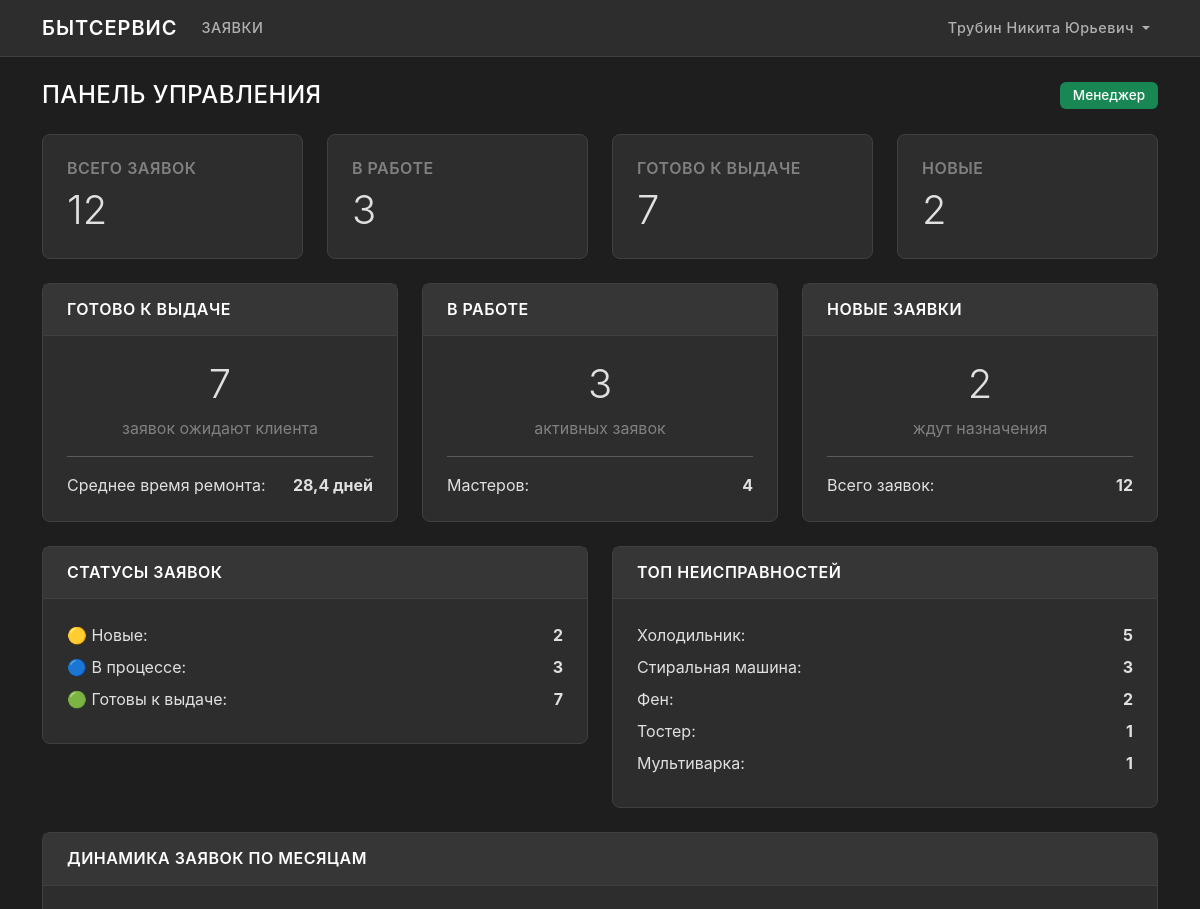
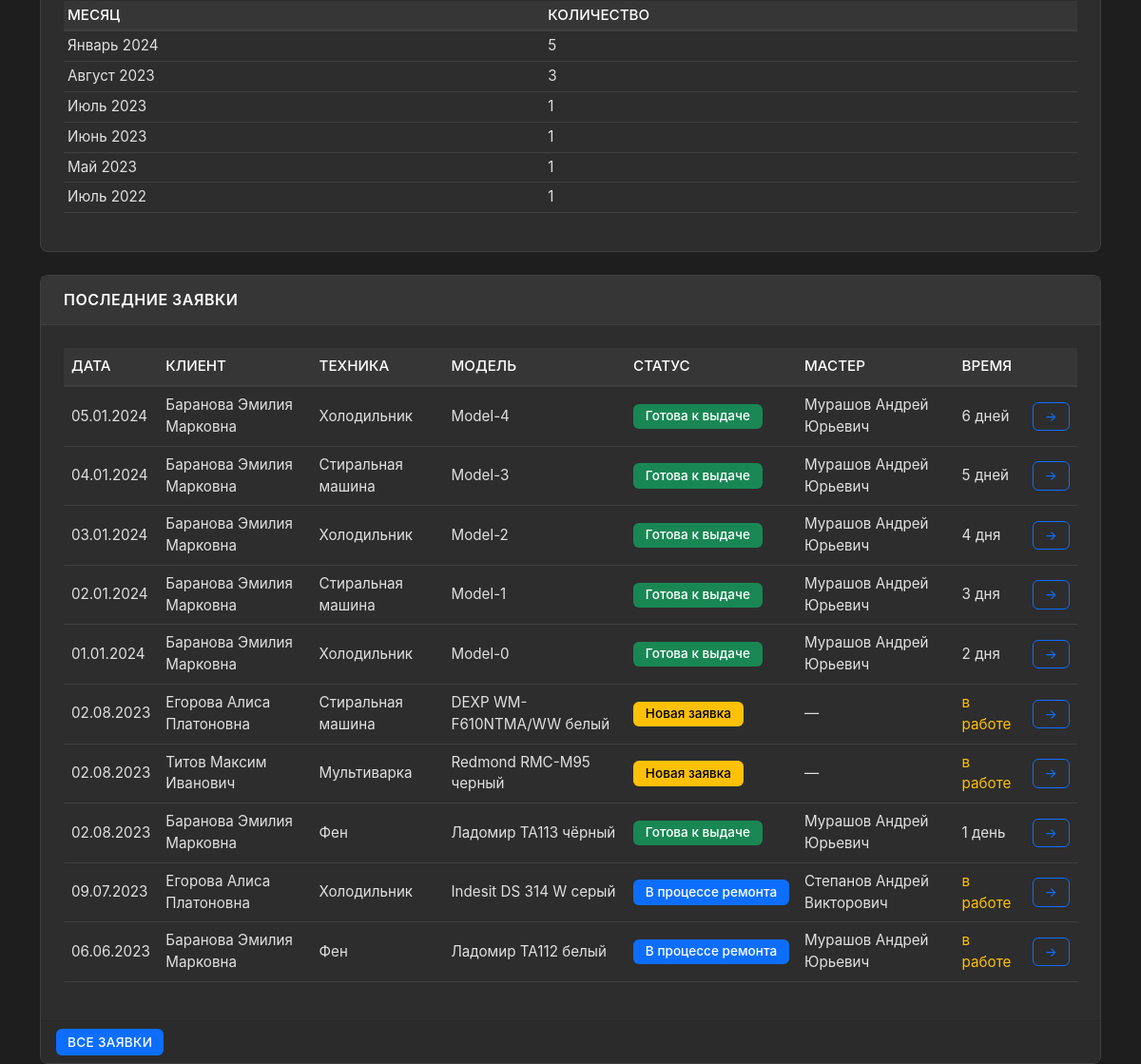
Before: /dashboard/ (signed in) with the older database file (2 pictures, top to bottom).
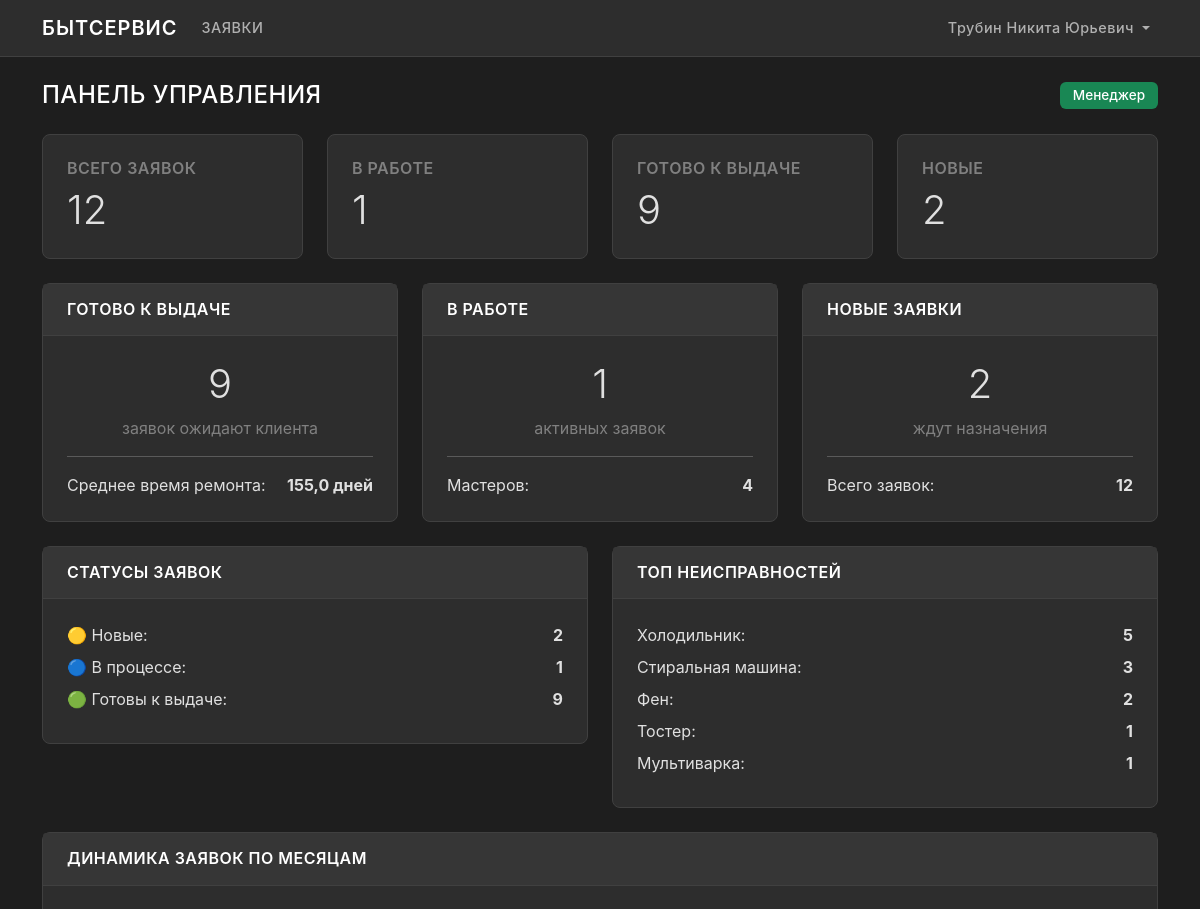
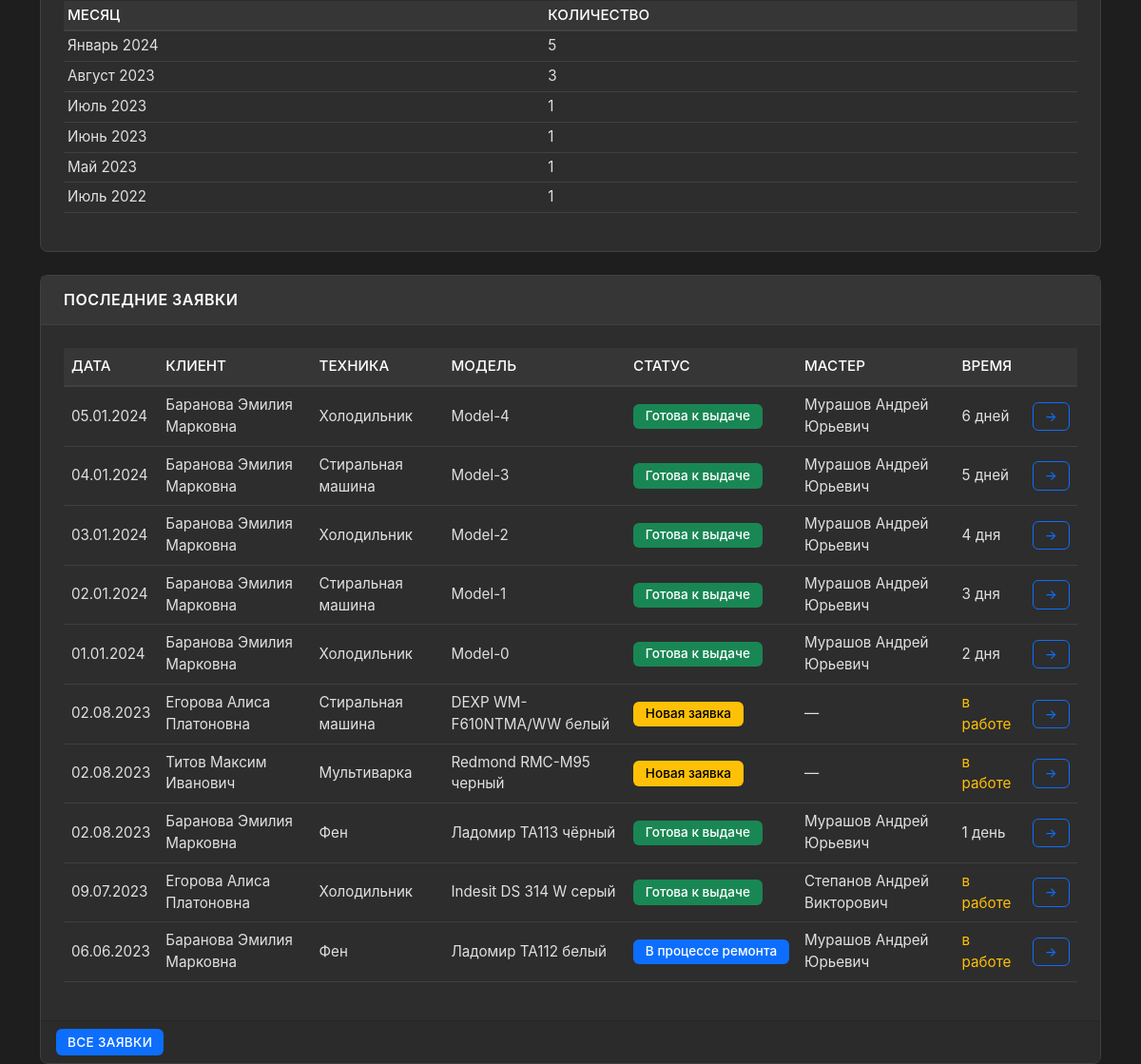
After: the same page with the newer database file (2 pictures, top to bottom).
### requests/models.py (models this page shows, shortened)
class Request(models.Model):
    STATUS_CHOICES = [
        ('Новая заявка', 'Новая заявка'),
        ('В процессе ремонта', 'В процессе ремонта'),
        ('Готова к выдаче', 'Готова к выдаче'),
    ]
    TECH_TYPE_CHOICES = [
        ('Холодильник', 'Холодильник'),
        ('Стиральная машина', 'Стиральная машина'),
        ('Фен', 'Фен'),
        ('Тостер', 'Тостер'),
        ('Мультиварка', 'Мультиварка'),
        ('Плита', 'Плита'),
        ('Микроволновка', 'Микроволновка'),
    ]
    requestID = models.AutoField(primary_key=True)
    startDate = models.DateField()
    homeTechType = models.CharField(max_length=50, choices=TECH_TYPE_CHOICES)
    homeTechModel = models.CharField(max_length=100)
    problemDescryption = models.TextField()
    requestStatus = models.CharField(max_length=50, choices=STATUS_CHOICES, default='Новая заявка')
    completionDate = models.DateField(null=True, blank=True)
    repairParts = models.TextField(blank=True, null=True)
    deadline_extended = models.BooleanField(default=False)
    deadline_extended_date = models.DateField(null=True, blank=True)
    extension_approved = models.BooleanField(default=False)
    master = models.ForeignKey(
        User,
        on_delete=models.SET_NULL,
        null=True,
        blank=True,
        related_name='master_requests'
    )
    client = models.ForeignKey(
        User,
        on_delete=models.CASCADE,
        related_name='client_requests'
    )
    class Meta:
        verbose_name = 'Заявка'
        verbose_name_plural = 'Заявки'
        ordering = ['-startDate']

### users/models.py (models this page shows, shortened)
class User(AbstractUser):
    TYPE_CHOICES = [
        ('Администратор', 'Администратор'),
        ('Оператор', 'Оператор'),
        ('Мастер', 'Мастер'),
        ('Менеджер', 'Менеджер'),
        ('Менеджер по качеству', 'Менеджер по качеству'),
        ('Заказчик', 'Заказчик'),
    ]
    phone = models.CharField(max_length=20)
    user_type = models.CharField(max_length=30, choices=TYPE_CHOICES)
    fio = models.CharField(max_length=255)
    groups = models.ManyToManyField(
        'auth.Group',
        verbose_name='groups',
        blank=True,
        related_name='custom_user_set'
    )
    user_permissions = models.ManyToManyField(
        'auth.Permission',
        verbose_name='user permissions',
        blank=True,
        related_name='custom_user_set'
    )
    class Meta:
        verbose_name = 'Пользователь'
        verbose_name_plural = 'Пользователи'

### requests/views.py (the view)
# urls.py: path('dashboard/', views.dashboard, name='dashboard'),
def dashboard(request):
    if not request.user.is_authenticated:
        return redirect('login')
    context = {}
    if request.user.user_type == 'Заказчик':
        context['my_requests'] = Request.objects.filter(client=request.user)
    else:
        context['recent_requests'] = Request.objects.order_by('-startDate')[:10]
        completed = Request.objects.filter(
            requestStatus='Готова к выдаче',
            completionDate__isnull=False
        )
        total_completed = completed.count()
        total_days = 0
        for req in completed:
            delta = req.completionDate - req.startDate
            total_days += delta.days
        avg_time = round(total_days / total_completed, 1) if total_completed > 0 else 0
        tech_stats = Request.objects.values('homeTechType').annotate(
            count=Count('requestID')
        ).order_by('-count')[:5]
        status_stats = {
            'new': Request.objects.filter(requestStatus='Новая заявка').count(),
            'in_progress': Request.objects.filter(requestStatus='В процессе ремонта').count(),
            'ready': Request.objects.filter(requestStatus='Готова к выдаче').count(),
        }
        monthly_stats = Request.objects.annotate(
            month=TruncMonth('startDate')
        ).values('month').annotate(
            count=Count('requestID')
        ).order_by('-month')[:6]
        context['total_requests'] = Request.objects.count()
        context['masters_count'] = User.objects.filter(user_type='Мастер').count()
        context['completed_count'] = total_completed
        context['avg_repair_time'] = avg_time
        context['tech_stats'] = tech_stats
        context['status_stats'] = status_stats
        context['monthly_stats'] = monthly_stats
    return render(request, 'requests/dashboard.html', context)

### templates/requests/dashboard.html (shortened to what the changed rows need)
{% extends 'base.html' %}
{% block content %}
<div class="d-flex justify-content-between align-items-center mb-4">
    <h2 class="h4 mb-0">ПАНЕЛЬ УПРАВЛЕНИЯ</h2>
</div>
{% if user.user_type == 'Заказчик' %}
    <div class="card">
        <div class="card-header">
            <h6 class="mb-0">МОИ ЗАЯВКИ</h6>
        </div>
        <div class="card-body">
            {% if my_requests %}
                <div class="table-responsive">
                    <table class="table">
                        <thead>
                            <tr>
                                <th>ДАТА</th>
                                <th>ТЕХНИКА</th>
                                <th>МОДЕЛЬ</th>
                                <th>СТАТУС</th>
                                <th>МАСТЕР</th>
                                <th></th>
                            </tr>
                        </thead>
                        <tbody>
                            {% for request in my_requests %}
                            <tr>
                                <td>{{ request.startDate|date:"d.m.Y" }}</td>
                                <td>{{ request.homeTechType }}</td>
                                <td>{{ request.homeTechModel }}</td>
                                <td>
                                    <span class="badge
                                        {% if request.requestStatus == 'Новая заявка' %}bg-warning
                                        {% elif request.requestStatus == 'В процессе ремонта' %}bg-primary
                                        {% elif request.requestStatus == 'Готова к выдаче' %}bg-success
                                        {% endif %}">
                                        {{ request.requestStatus }}
                                    </span>
                                </td>
                                <td>{{ request.master.fio|default:"—" }}</td>
                                <td>
                                    <a href="{% url 'request_detail' request.requestID %}"
                                       class="btn btn-sm btn-outline-primary">ПРОСМОТР</a>
                                </td>
                            </tr>
                            {% endfor %}
                        </tbody>
                    </table>
                </div>
            {% else %}
                <p class="text-muted mb-0">У вас нет заявок</p>
            {% endif %}
        </div>
    </div>
{% elif user.user_type == 'Менеджер' or user.user_type == 'Менеджер по качеству' %}
    <div class="row mb-4">
        <div class="col-md-3">
            <div class="card">
                <div class="card-body">
                    <h6 class="text-muted mb-2">ВСЕГО ЗАЯВОК</h6>
                    <p class="display-6 mb-0">{{ total_requests }}</p>
                </div>
            </div>
        </div>
        <div class="col-md-3">
            <div class="card">
                <div class="card-body">
                    <h6 class="text-muted mb-2">В РАБОТЕ</h6>
                    <p class="display-6 mb-0">{{ status_stats.in_progress }}</p>
                </div>
            </div>
        </div>
        <div class="col-md-3">
            <div class="card">
                <div class="card-body">
                    <h6 class="text-muted mb-2">ГОТОВО К ВЫДАЧЕ</h6>
                    <p class="display-6 mb-0">{{ status_stats.ready }}</p>
                </div>
            </div>
        </div>
        <div class="col-md-3">
            <div class="card">
                <div class="card-body">
                    <h6 class="text-muted mb-2">НОВЫЕ</h6>
                    <p class="display-6 mb-0">{{ status_stats.new }}</p>
                </div>
            </div>
        </div>
    </div>
    <div class="row mb-4">
        <div class="col-md-4">
            <div class="card">
                <div class="card-header">
                    <h6 class="mb-0">ГОТОВО К ВЫДАЧЕ</h6>
                </div>
                <div class="card-body">
                    <p class="display-6 text-center mb-2">{{ status_stats.ready }}</p>
                    <p class="text-muted text-center">заявок ожидают клиента</p>
                    <hr>
                    <div class="d-flex justify-content-between">
                        <span>Среднее время ремонта:</span>
                        <strong>{{ avg_repair_time }} дней</strong>
                    </div>
                </div>
            </div>
        </div>
        <div class="col-md-4">
            <div class="card">
                <div class="card-header">
                    <h6 class="mb-0">В РАБОТЕ</h6>
                </div>
                <div class="card-body">
                    <p class="display-6 text-center mb-2">{{ status_stats.in_progress }}</p>
                    <p class="text-muted text-center">активных заявок</p>
                    <hr>
                    <div class="d-flex justify-content-between">
                        <span>Мастеров:</span>
                        <strong>{{ masters_count }}</strong>
                    </div>
                </div>
            </div>
        </div>
        <div class="col-md-4">
            <div class="card">
                <div class="card-header">
                    <h6 class="mb-0">НОВЫЕ ЗАЯВКИ</h6>
                </div>
                <div class="card-body">
                    <p class="display-6 text-center mb-2">{{ status_stats.new }}</p>
                    <p class="text-muted text-center">ждут назначения</p>
                    <hr>
                    <div class="d-flex justify-content-between">
                        <span>Всего заявок:</span>
                        <strong>{{ total_requests }}</strong>
                    </div>
                </div>
            </div>
        </div>
    </div>
    <div class="row mb-4">
        <div class="col-md-6">
            <div class="card">
                <div class="card-header">
                    <h6 class="mb-0">СТАТУСЫ ЗАЯВОК</h6>
                </div>
                <div class="card-body">
                    <div class="mb-2 d-flex justify-content-between">
                        <span>🟡 Новые:</span>
                        <strong>{{ status_stats.new }}</strong>
                    </div>
                    <div class="mb-2 d-flex justify-content-between">
                        <span>🔵 В процессе:</span>
                        <strong>{{ status_stats.in_progress }}</strong>
                    </div>
                    <div class="mb-2 d-flex justify-content-between">
                        <span>🟢 Готовы к выдаче:</span>
                        <strong>{{ status_stats.ready }}</strong>
                    </div>
                </div>
            </div>
        </div>
        <div class="col-md-6">
            <div class="card">
                <div class="card-header">
                    <h6 class="mb-0">ТОП НЕИСПРАВНОСТЕЙ</h6>
                </div>
                <div class="card-body">
                    {% for stat in tech_stats %}
                        <div class="mb-2 d-flex justify-content-between">
                            <span>{{ stat.homeTechType }}:</span>
                            <strong>{{ stat.count }}</strong>
                        </div>
                    {% empty %}
                        <p class="text-muted">Нет данных</p>
                    {% endfor %}
                </div>
            </div>
        </div>
    </div>
    <div class="card mb-4">
        <div class="card-header">
            <h6 class="mb-0">ДИНАМИКА ЗАЯВОК ПО МЕСЯЦАМ</h6>
        </div>
        <div class="card-body">
            <div class="table-responsive">
                <table class="table table-sm">
                    <thead>
                        <tr>
                            <th>МЕСЯЦ</th>
                            <th>КОЛИЧЕСТВО</th>
                        </tr>
                    </thead>
                    <tbody>
                        {% for stat in monthly_stats %}
                        <tr>
                            <td>{{ stat.month|date:"F Y" }}</td>
                            <td>{{ stat.count }}</td>
                        </tr>
                        {% empty %}
                        <tr>
                            <td colspan="2" class="text-muted">Нет данных</td>
                        </tr>
                        {% endfor %}
                    </tbody>
                </table>
            </div>
        </div>
    </div>
    <div class="card">
        <div class="card-header">
            <h6 class="mb-0">ПОСЛЕДНИЕ ЗАЯВКИ</h6>
        </div>
        <div class="card-body">
            <div class="table-responsive">
                <table class="table">
                    <thead>
                        <tr>
                            <th>ДАТА</th>
                            <th>КЛИЕНТ</th>
                            <th>ТЕХНИКА</th>
                            <th>МОДЕЛЬ</th>
                            <th>СТАТУС</th>
                            <th>МАСТЕР</th>
                            <th>ВРЕМЯ</th>
                            <th></th>
                        </tr>
                    </thead>
                    <tbody>
                        {% for request in recent_requests %}
                        <tr>
                            <td>{{ request.startDate|date:"d.m.Y" }}</td>
                            <td>{{ request.client.fio }}</td>
                            <td>{{ request.homeTechType }}</td>
                            <td>{{ request.homeTechModel }}</td>
                            <td>
                                <span class="badge
                                    {% if request.requestStatus == 'Новая заявка' %}bg-warning
                                    {% elif request.requestStatus == 'В процессе ремонта' %}bg-primary
                                    {% elif request.requestStatus == 'Готова к выдаче' %}bg-success
                                    {% endif %}">
                                    {{ request.requestStatus }}
                                </span>
                            </td>
                            <td>{{ request.master.fio|default:"—" }}</td>
                            <td>
                                {% if request.completionDate %}
                                    {{ request.completionDate|timeuntil:request.startDate }}
                                {% else %}
                                    <span class="text-warning">в работе</span>
                                {% endif %}
                            </td>
                            <td>
                                <a href="{% url 'request_detail' request.requestID %}"
                                   class="btn btn-sm btn-outline-primary">→</a>
                            </td>
                        </tr>
                        {% endfor %}
                    </tbody>
                </table>
            </div>
        </div>
        <div class="card-footer">
            <a href="{% url 'request_list' %}" class="btn btn-sm btn-primary">ВСЕ ЗАЯВКИ</a>
        </div>
    </div>
{% endif %}
{% endblock %}

Changed rows visible on the page:
changed Request "Indesit DS 314 W серый": requestStatus "В процессе ремонта" → "Готова к выдаче"
Other visible differences:
{{ status_stats.in_progress }}: "3" → "1"
{{ status_stats.ready }}: "7" → "9"
{{ avg_repair_time }}: "28,4" → "155,0"
